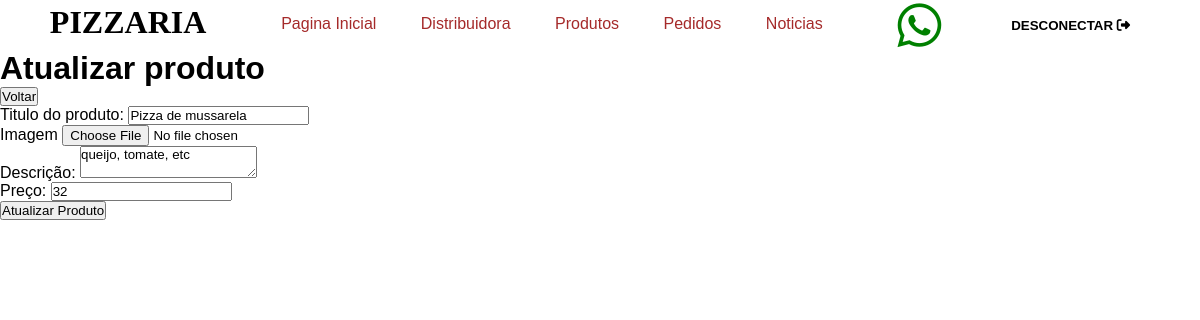
Screenshot of /pages/produto/atualizar.php?id=13 (signed in) with the database file from the repository.
### tables this page shows
CREATE TABLE IF NOT EXISTS `produto` (
  `id` int NOT NULL AUTO_INCREMENT,
  `titulo` varchar(255) NOT NULL,
  `descricao` varchar(255) NOT NULL,
  `preco` int NOT NULL,
  `img` varchar(255) NOT NULL,
  PRIMARY KEY (`id`)
);

### pages/produto/atualizar.php (the view, shortened to what this page needs)
<?php
require '../../utils/navBar.php';
require '../../controller/connections/connection.php';
$id = $_GET['id'];
$select = "SELECT titulo, descricao, preco, img FROM `produto` WHERE id = $id ";
$result = $conn->query($select);
$pedido = $result->fetch_row();
?>
<!DOCTYPE html>
<html lang="pt-br">
<head>
</head>
<body>
    <h1> Atualizar produto </h1>
    <a href='listagem.php'>
        <button>Voltar</button>
    </a>
    <form action="../../controller/scripts/atualizarProduto.php?id=<?php echo $id ?>" method="POST" enctype="multipart/form-data">
        <label for="titulo"> Titulo do produto:</label>
        <input type="text" id="titulo" name="titulo" value="<?php echo $pedido[0]; ?>" required><br>
        <label for="imagem">Imagem</label>
        <input type="file" id="imagem" name="imagem"><br>
        <label for="descricao"> Descrição:</label>
        <textarea step="0.01" id="descricao" name="descricao" required><?php echo $pedido[1]; ?></textarea><br>
        <label for="preco"> Preço:</label>
        <input type="number" step="0.01" id="preco" name="preco" value="<?php echo $pedido[2]; ?>" required><br>
        <input type="submit" value="Atualizar Produto">
    </form>
</body>
</html>

### pages/estilo/index-estilo.css (style rules this page uses)
* { margin: 0; padding: 0; font-family: Arial, Helvetica, sans-serif; }
body { background-image: url(imagens/pizza.jpg); background-size: 200px; }

### rows the page displays
produto: titulo "Pizza de mussarela", descricao "queijo, tomate, etc", preco "32"
